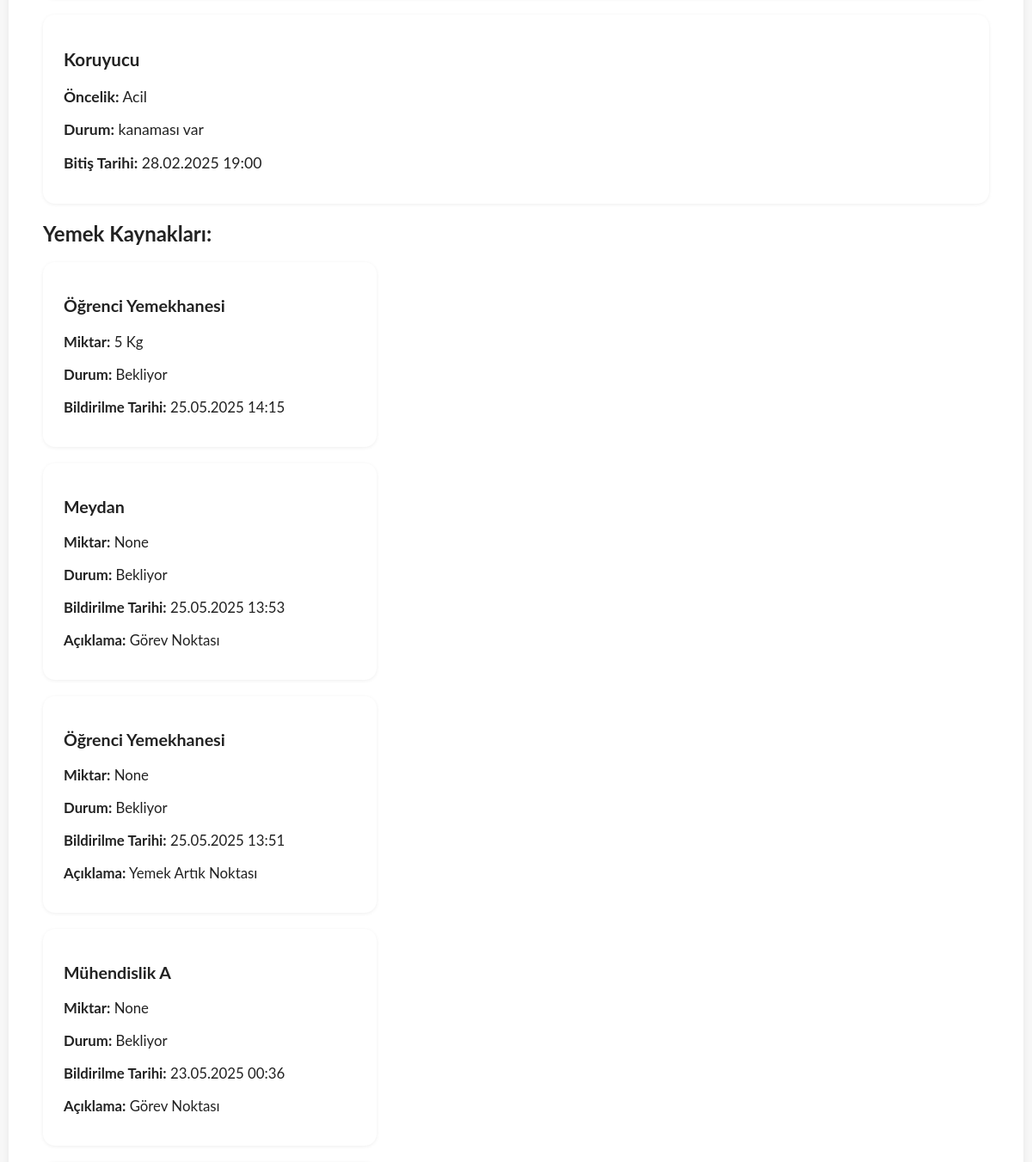
Before: /arama/ (middle part) with the older database file.
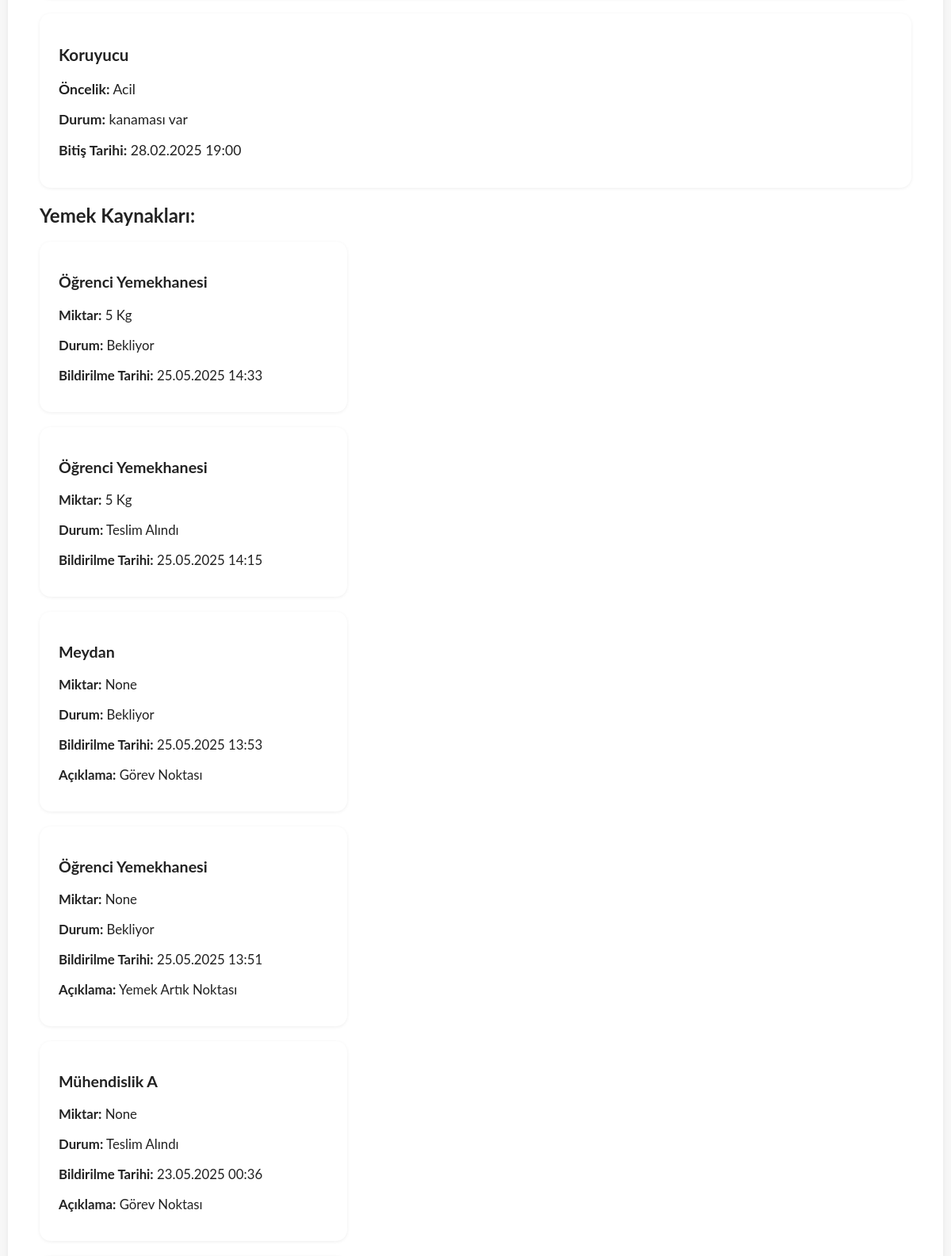
After: the same page with the newer database file.
### main/models.py (models this page shows, shortened)
class Task(models.Model):
    PRIORITY_CHOICES = (
        ('acil', 'Acil'),
        ('orta', 'Orta Öncelik'),
        ('normal', 'Normal'),
    )
    name = models.CharField(max_length=100)
    description = models.TextField()
    animal_count = models.PositiveIntegerField()
    end_time = models.DateTimeField()
    location = models.CharField(max_length=200, blank=True, null=True)
    status = models.CharField(max_length=100)
    priority = models.CharField(max_length=10, choices=PRIORITY_CHOICES, default='normal')
    assigned_to = models.ForeignKey(User, on_delete=models.SET_NULL, null=True, blank=True, related_name='tasks')
    is_completed = models.BooleanField(default=False)
    created_by = models.ForeignKey(User, on_delete=models.SET_NULL, null=True, blank=True, related_name='created_tasks')

class FoodSource(models.Model):
    STATUS_CHOICES = (
        ('bekliyor', 'Bekliyor'),
        ('teslim', 'Teslim Alındı'),
    )
    location = models.CharField(max_length=200)
    amount = models.CharField(max_length=50, blank=True, null=True)
    description = models.TextField(blank=True)
    photo = models.ImageField(upload_to='food_photos/', blank=True, null=True)
    reported_by = models.ForeignKey(User, on_delete=models.SET_NULL, null=True)
    status = models.CharField(max_length=20, choices=STATUS_CHOICES, default='bekliyor')
    reported_at = models.DateTimeField(auto_now_add=True)
    latitude = models.FloatField(null=True, blank=True)
    longitude = models.FloatField(null=True, blank=True)
    show_on_map = models.BooleanField(default=True)

### main/views.py (the view, shortened to what this page needs)
# urls.py: path('arama/', views.arama, name='arama'),
def arama(request):
    query = request.GET.get('q', '')
    task_results = Task.objects.all()
    food_results = FoodSource.objects.all()
    task_results = task_results.order_by('-end_time')
    food_results = food_results.order_by('-reported_at')
    return render(request, 'arama_sonuc.html', {
        'query': query,
        'task_results': task_results,
        'food_results': food_results,
    })

### main/templates/arama_sonuc.html (shortened to what this page needs)
{% extends 'base.html' %}
{% load static %}
{% block content %}
<div class="panel-section">
    {% if task_results %}
        {% for task in task_results %}
            <div class="task-list-box">
                <h3>{{ task.name|title}}</h3>
                <p><strong>Öncelik:</strong> {{ task.get_priority_display }}</p>
                <p><strong>Durum:</strong> {{ task.status }}</p>
                <p><strong>Bitiş Tarihi:</strong> {{ task.end_time|date:"d.m.Y H:i" }}</p>
            </div>
        {% endfor %}
    {% else %}
        <div class="task-list-box">
            <p>Görev sonucu bulunamadı.</p>
        </div>
    {% endif %}
    <h2>Yemek Kaynakları:</h2>
    {% if food_results %}
        {% for food in food_results %}
            <div class="food-box">
                <h3>{{ food.location }}</h3>
                <p><strong>Miktar:</strong> {{ food.amount }}</p>
                <p><strong>Durum:</strong> {{ food.get_status_display }}</p>
                <p><strong>Bildirilme Tarihi:</strong> {{ food.reported_at|date:"d.m.Y H:i" }}</p>
                {% if food.description %}
                    <p><strong>Açıklama:</strong> {{ food.description }}</p>
                {% endif %}
            </div>
        {% endfor %}
    {% else %}
        <div class="food-box">
            <p>Yemek kaynağı sonucu bulunamadı.</p>
        </div>
    {% endif %}
</div>
{% endblock %}

Changed rows visible on the page:
added FoodSource: location "Öğrenci Yemekhanesi", amount "5 Kg", status "Bekliyor", reported_at "25.05.2025 14:33"
changed FoodSource (number 2 of 5 on the later page): status "Bekliyor" → "Teslim Alındı"
changed FoodSource "Mühendislik A": status "Bekliyor" → "Teslim Alındı"
